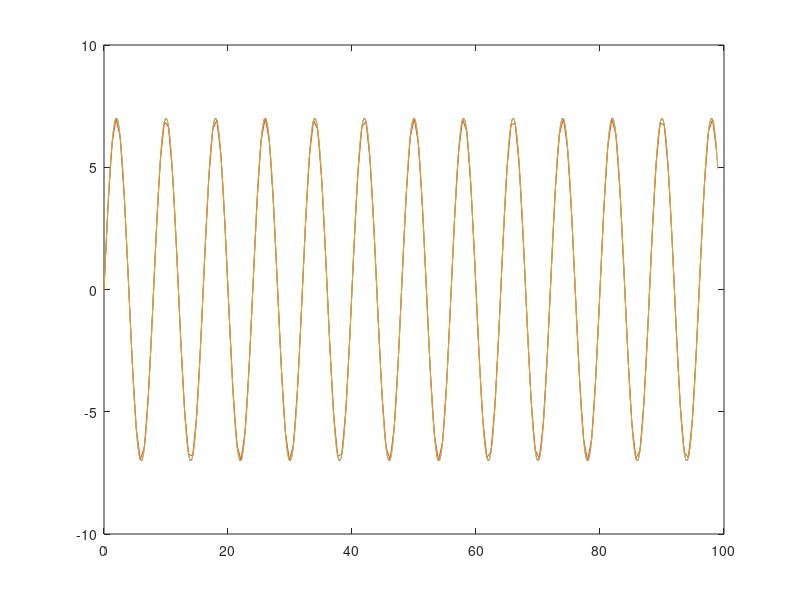

MATLAB code to generate this figure:
w = pi/4; %angular frequency
Nrate = pi/w; %Nyquist rate
deltax = 1/Nrate; %max sampling rate, computed from Nyquist rate

%plot the true function using high precision
n = 0:0.001:99;
x = 7*sin(w*n);
plot(n,x)
hold on

%plot using the Nyquist rate
srate = deltax + .4; %Nrate goes as 1/srate
n = 0:srate:99;
x = 7*sin(w*n);
plot(n,x)
hold on

%plot using a larger Nyquist rate
srate = deltax - .24; %Nrate goes as 1/srate
n = 0:srate:99;
x = 7*sin(w*n);
plot(n,x)
hold on

%plot using a smaller Nyquist rate
%srate = deltax + 1; %Nrate goes as 1/srate
%n = 0:srate:19;
%x = 7*sin(w*n);
%plot(n,x)